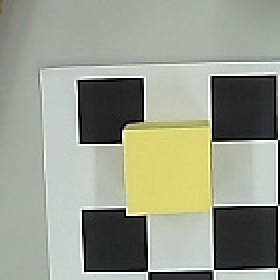
#> input picture scripts/at00_window2.jpg, 140 x 140 px, given in place of the camera (shown 2 times larger)
$ python diag_detect.py
#> lines starting #> are read from the running program, lines starting #| are printed output that depends on the picture; after the words box and inside, x2 and y2 are one past the last pixel; in counts of white or black regions, pixels touching at a corner belong together
### qianli_ws/src/qianli_vision/qianli_vision/runtime_paths.py
"""ROS-independent resource paths shared by nodes and standalone tools.

Explicit overrides never silently fall back to a different robot or calibration.
Importing this module does not create directories, open devices or import ROS.
"""
from __future__ import annotations

import os
from pathlib import Path


# [8 lines left out: function project_root, not called in this run]


def project_path(relative: str = '') -> str:
    return str(project_root() / relative)


# [11 lines left out: function so101_path, not called in this run]


def parts_path(relative: str = '') -> str:
    root = Path(os.environ.get('QI_PARTS_DIR', project_path('dual_twin/mj_parts')))
    return str(root.expanduser() / relative)


# [32 lines left out: functions robot_urdf_path, arm_source_path, driver_params_path, not called in this run]


def calibration_path(filename: str = '') -> str:
    root = Path(os.environ.get('QI_CALIB_DIR', project_path('calib'))).expanduser()
    return str(root / filename)


def camera_source(value):
    """OpenCV accepts both integer indices and stable V4L2 device paths."""
    if isinstance(value, int):
        return value
    value = os.fspath(value)
    return int(value) if value.isdecimal() else value


def default_camera():
    return camera_source(os.environ.get('QI_CAMERA', '0'))


def open_video_capture(source=None, *args, **kwargs):
    """Open a camera with an optional machine-specific transport format.

    QI_CAMERA_FOURCC=MJPG avoids raw YUYV USB bandwidth failures in VMware.
    With no override, OpenCV retains its existing backend and format defaults.
    Video files/URLs retain their decoder settings.
    """
    import cv2
    source = default_camera() if source is None else camera_source(source)
    fourcc = os.environ.get('QI_CAMERA_FOURCC', '')
    device = isinstance(source, int) or str(source).startswith('/dev/')
    if device and fourcc and len(fourcc) != 4:
        raise ValueError('QI_CAMERA_FOURCC must contain four characters, e.g. MJPG')
    capture = cv2.VideoCapture(source, *args, **kwargs)
    if device and fourcc and capture.isOpened():
        if not capture.set(cv2.CAP_PROP_FOURCC, cv2.VideoWriter_fourcc(*fourcc)):
            capture.release()
            raise RuntimeError(f'Camera {source} cannot select format {fourcc}')
    return capture


# [4 lines left out: function default_arm_port, not called in this run]

### scripts/diag_detect.py
#!/usr/bin/env python3
"""诊断：相机看到什么 + 黄色掩码在哪。"""

from project_paths import open_video_capture

from project_paths import default_camera
import cv2
import numpy as np

cap = open_video_capture(default_camera())
for _ in range(8):
    ok, f = cap.read()
#> this loop made 8 passes
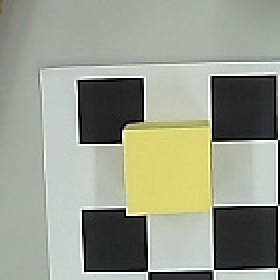
#> input picture scripts/at00_window2.jpg, 140 x 140 px, given in place of the camera (shown 2 times larger)
cap.release()
if not ok:
    print('READ FAIL')
    raise SystemExit(1)
cv2.imwrite('/tmp/diag_frame.jpg', f)
hsv = cv2.cvtColor(f, cv2.COLOR_BGR2HSV)
#> hsv: shape (140, 140, 3); mean H, S, V 58, 31.5, 157.2
#> f is the input picture: shape (140, 140, 3); mean B, G, R 140.6, 156.4, 151.7
m = cv2.inRange(hsv, np.array((20, 90, 90)), np.array((34, 255, 255)))
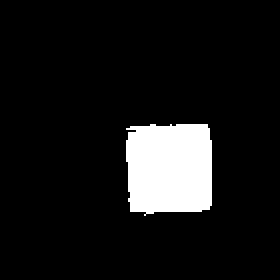
#> m: shape (140, 140) (shown 2 times larger); 9.3% white; 1 white region, box (x1, y1, x2, y2) and area: (63, 62, 106, 108) 1815
m = cv2.morphologyEx(m, cv2.MORPH_CLOSE, np.ones((7, 7), np.uint8))
#> m: shape (140, 140); 9.3% white; 1 white region, box (x1, y1, x2, y2) and area: (63, 62, 106, 108) 1830
m = cv2.morphologyEx(m, cv2.MORPH_OPEN, np.ones((3, 3), np.uint8))
#> m: shape (140, 140); 9.3% white; 1 white region
n = cv2.countNonZero(m)
#> n = 1829
print(f'frame {f.shape} 黄色掩码像素 {n}')
#| frame (140, 140, 3) 黄色掩码像素 1829
# 掩码中最大的连通域
cnts, _ = cv2.findContours(m, cv2.RETR_EXTERNAL, cv2.CHAIN_APPROX_SIMPLE)
#> cnts = 1 contour; box (x1, y1, x2, y2) and area: (63, 62, 106, 107) 1747
big = max(cnts, key=cv2.contourArea) if cnts else None
#> big = contour of 28 points, box (x1, y1, x2, y2) (63, 62, 106, 107), area 1747
if big is not None:
    x, y, w, h = cv2.boundingRect(big)
#> x = 63; y = 62; w = 43; h = 45
    print(f'最大轮廓: bbox=({x},{y}) {w}x{h}px area={cv2.contourArea(big)}')
#| 最大轮廓: bbox=(63,62) 43x45px area=1747.0
cv2.imwrite('/tmp/diag_mask.jpg', m)
# 全图亮度统计（判断光照是否变了）
print(f'亮度 mean={f.mean():.1f}  HSV-H均值={hsv[:,:,0].mean():.1f}')
#| 亮度 mean=149.6  HSV-H均值=58.0

$ run again, on scripts/cam0.jpg
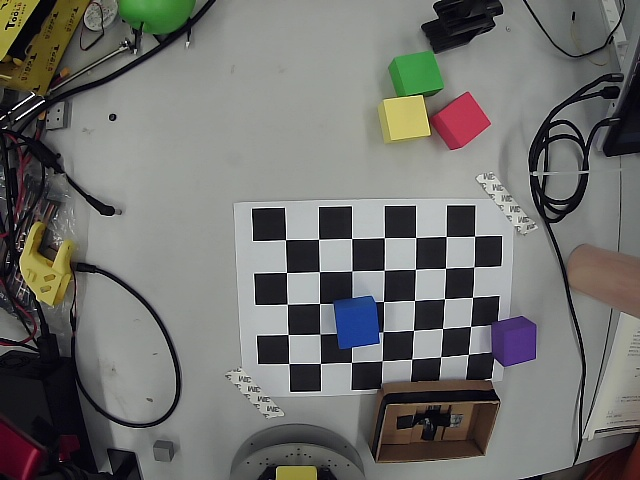
#> input picture scripts/cam0.jpg, 640 x 480 px, given in place of the camera
#> the loop `for _ in range(8):` made 8 passes
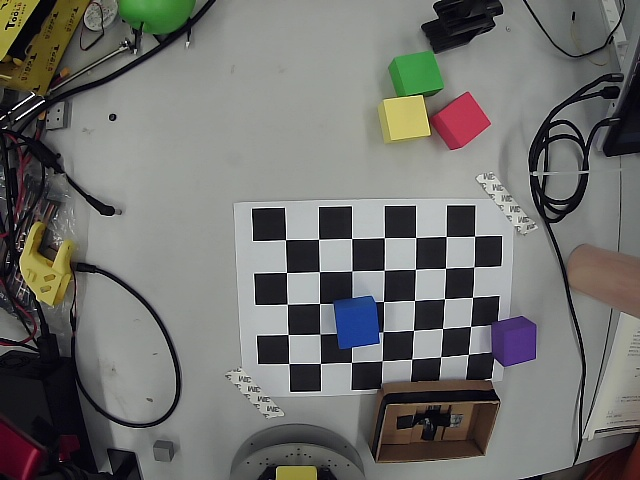
#> input picture scripts/cam0.jpg, 640 x 480 px, given in place of the camera
#> hsv: shape (480, 640, 3); mean H, S, V 70.9, 37.1, 116.7
#> f is the input picture: shape (480, 640, 3); mean B, G, R 109, 112.1, 112.1
#> `m = cv2.inRange(hsv, np.array((20, 90, 90)), np.array((34, 255, 255)))`:
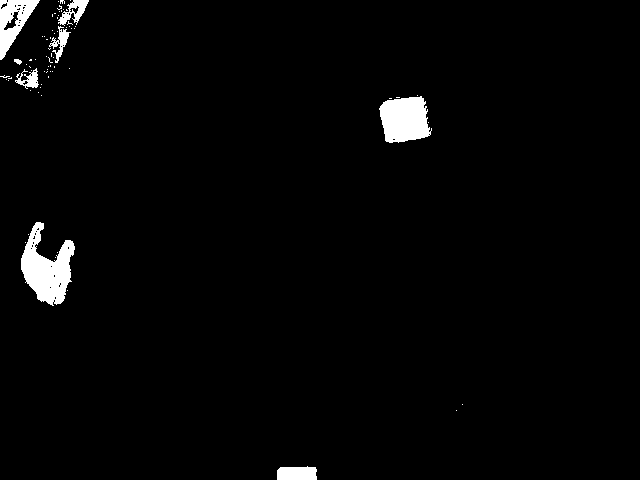
#> m: shape (480, 640); 2.3% white; 73 white regions (65 under 20 px), largest, box (x1, y1, x2, y2) and area: (21, 222, 75, 306) 2418, (379, 96, 432, 143) 1897, (0, 0, 40, 60) 1114
#> `m = cv2.morphologyEx(m, cv2.MORPH_CLOSE, np.ones((7, 7), np.uint8))`:
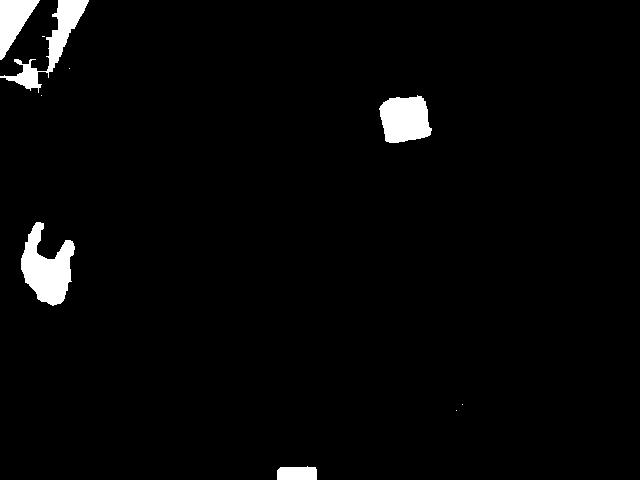
#> m: shape (480, 640); 2.6% white; 10 white regions (5 under 20 px), largest, box (x1, y1, x2, y2) and area: (21, 222, 75, 306) 2525, (379, 95, 432, 143) 1964, (0, 0, 89, 93) 1855, (0, 0, 40, 60) 1255, (277, 466, 317, 480) 513
#> n = 8045
#| frame (480, 640, 3) 黄色掩码像素 8045
#> cnts = 7 contours; box (x1, y1, x2, y2) and area: (21, 222, 75, 305) 2396, (380, 96, 432, 143) 1878, (46, 0, 89, 72) 1194, (0, 0, 39, 60) 1174, (277, 467, 317, 480) 462, (6, 64, 41, 89) 414, (14, 59, 22, 65) 24
#> big = contour of 115 points, box (x1, y1, x2, y2) (21, 222, 75, 305), area 2396
#> x = 21; y = 222; w = 54; h = 83
#| 最大轮廓: bbox=(21,222) 54x83px area=2395.5
#| 亮度 mean=111.0  HSV-H均值=70.9
